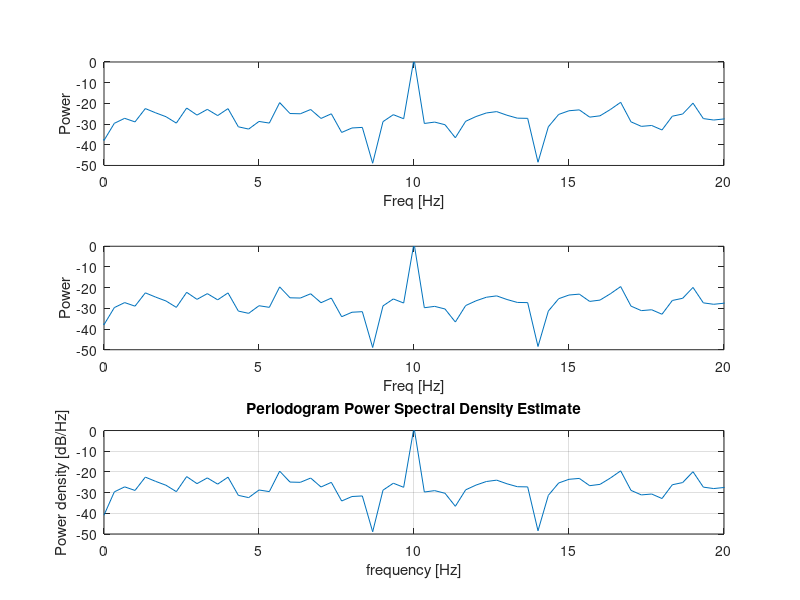
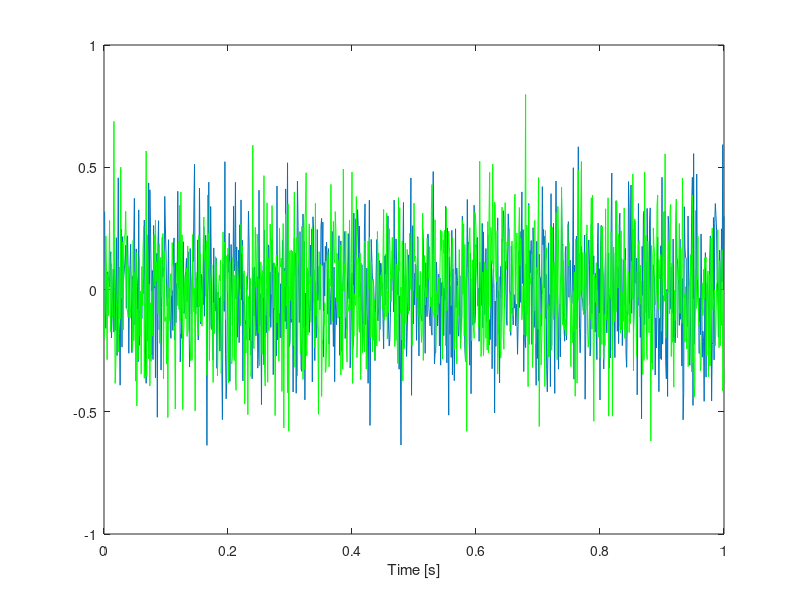

The MATLAB source for these figures, in order: (Note: this script raises an error after producing the figures.)
%%  MA666 - Lab 1 (8):  Correlation and coherence
%   In this lab we will review the power spectrum, develop our own code to
%   compute the coherence and cross correlation, and apply these measures to
%   two cases studies of data.

%%  Preliminaries.
%   Text preceded by a '%' indicates a 'comment'.  This text should appear
%   green on the screen.  I will use comments to explain what we're doing 
%   and to ask you questions.  Also, comments are useful in your own code
%   to note what you've done (so it makes sense when you return to the code
%   in the future).  It's a good habit to *always* comment your code.  I'll
%   try to set a good example, but won't always . . . 

%%  NOTES - Challenge Problems.
%   You'll find 4 challange problems below.  Your task --- answer
%   at least the first three of them.  Present your results to me in whatever format
%   you think is appropriate.  Your solutions should include figures (with axes labeled
%   and captions) and explanatory text.  Also, please include any
%   MATLAB code you write;  remember to include comments in the
%   code.  The comments should be detailed enough that you could share your
%   code with any of your classmates / colleagues.  Watch out for *Extreme*
%   Challenge problems --- they're tricky.

%%  Part 1:  Warm-up, Computing the power spectrum in 3 ways.
%   We discussed in class the discrete Fourier transform and power
%   spectrum.  Let's compute these quantities in three ways.  We'll begin
%   by writing out every step, and conclude using a built-in MATLAB
%   routine.

%   First, create some data.
dt = 0.001;             %The sampling interval.
t = (dt:dt:3);          %Define a time axis.
T = max(t);             %Define max time.
N = length(t);          %Define total # of data indices.
x = sin(2.0*pi*t*10) + randn(1,N);   %Create the data, a simple sinusoid + noise.

%  Now, define the frequencies at which we'll evaluate the Fourier
%  transform.  We consider frequencies between the +/- Nyquist frequency
%  (the sampling frequency divided by two), in steps of 1/T = the frequency
%  resolution,
fj = (-1/dt/2: 1/T :1/dt/2-1/T);

%  For each freq compute the Fourier transform and save in X.
X = zeros(1,length(fj));
for j=1:length(fj)
    X(j) = sum(x .* exp(-2*pi*1i*fj(j)*t));
end

%  Compute the power spectrum.
pow = 2*dt^2/T * X.*conj(X);

%  And plot it on a decibel scale.
subplot(3,1,1)
plot(fj, 10*log10(real(pow)));  axis tight;  xlim([0 20]);  ylim([-50 0])
xlabel('Freq [Hz]');  ylabel('Power')

%  Second, let's compute the Fourier transform using built-in MATLAB
%  routines.  Then, it's one step,
X = fft(x);

%  Create the frequency axis.
df = 1/T;
fNQ = 1/dt/2;
faxis = (-fNQ:df:fNQ-df);

%  Re-compute the power spectrum.
pow = 2*dt^2/T * X.*conj(X);

%  And plot it on a decibel scale.  Note the use of "fftshift".
subplot(3,1,2)
plot(faxis, 10*log10(fftshift(pow)));  axis tight;  xlim([0 20]);  ylim([-50 0])
xlabel('Freq [Hz]');  ylabel('Power')

%  Third, use a built-in MATLAB routine to compute and plot spectrum.
subplot(3,1,3)
periodogram(x, [], N, 1/dt);  xlim([0 20]);  ylim([-50 0])

%  All three measures should give the same result.  Confirm this.

%%  Part 2:  Compute the cross covariance (by hand) and apply to noisy data.
%   First, generate two noisy signals.

dt = 0.001;                     %The sampling interval.
t = (dt:dt:1);                  %Time axis.
x = 0.2*randn(1,length(t));     %Signal x.
y = 0.2*randn(1,length(t));     %Signal y.

%   Plot the two signals to have a look.  Visual inspection is always a
%   good place to start data analysis.

figure(10)
plot(t,x)
hold on
plot(t,y, 'g')
hold off
xlabel('Time [s]')

%   These signals are *not* coupled (right?  They're just noise).  Let's
%   compute the cross covariance.  Can you already guess what values
%   the cross covariance will obtain?  We'll (first) develop our
%   own MATLAB code to compute this measure. We'll do this 'by hand' through
%   the following code available on the course website.
%
%       my_cc_circ_shift.m
%
%   We'll work through this code in lab, and make sure we understand it.
%   To apply the code is simple,

[rxy, lag] = my_cc_circ_shift(x,y);

%   And plot the results.

figure(1);  clf()
plot(lag, rxy)
xlabel('Lags [ms]');  ylabel('Cross Covariance');

%Q (Challenge for LAB):  Modify the 'my_cc_circ_shift.m' code to compute the cross
%correlation, a normalized measure.  Then, 1) Compute the auto-correlation of x and
%plot the results, and 2) Compute the cross correlation between x and y above
%and plot the results.  Finally, 3) Compare these results to the
%built-in MATLAB routine 'xcorr'.  See MATLAB Help to learn more.

%%  Part 3:  Relationship of power spectrum to autocovariance.
%   In class, we showed the relationship between the power spectrum of a
%   signal and its autocovariance.  Namely, they are Fourier transform
%   pairs.  In class we showed that,
%
%        The power spectrum is the FT of the auto-covariance.
%
%   It's also true that,
%
%        The auto-covariance is the inverse FT of the power spectrum.
%
%   We'll show this second statement below for simulated data.  

%  Make a signal.
dt = 0.001;  t = (dt:dt:2);  T = max(t);  N = length(t);
d = sin(2*pi*t*10) + randn(1,length(t));

%  Compute the Fourier transform.
dfft = fft(d);

%  Compute the power spectrum, then take the inverse Fourier transform, and
%  scale by 1/(2 dt).  The result should be the auto-covariance of x.
pow = 2*dt^2/T* conj(dfft).*dfft;
acFFT = 1/(2*dt)*ifft(pow);

%  Rearrange to put negative lags in the correct place.
acFFT = fftshift(acFFT);

%  Compute the autocovariance using our cross-covariance routine.
[ac, lags] = my_cc_circ_shift(d,d);         %Compute covariance.
ac = ac(N/2:end-N/2);                       %Consider lags -N/2 to N/2.
lags = lags(N/2:end-N/2)*dt;                %Consider lags -N/2 to N/2.

%  To compare, plot the results.
clf()
subplot(3,1,1)
plot(t,d);
ylabel('Data');  xlabel('Time [s]')

subplot(3,1,2)
plot(lags, acFFT);
hold on;
plot(lags, ac, 'go');
hold off
ylabel('Covariance');  xlabel('Lags [s]')

subplot(3,1,3)
plot(lags, acFFT - ac)
ylabel('Difference');  xlabel('Lags [s]')

%%  Part 4:  Compute the the squared coherence (by hand) between two signals.
%   In class we developed an expression for the squared coherence.  We will
%   now write code to compute the squared coherence.  We'll work through
%   the following code in lab, and make sure we understand it.

%   Define two signals.  Can you guess their coherence?
dt = 0.001;  t = (dt:dt:1);  N = length(t);  T = max(t);
x = randn(1,N);                         %Signal x, random noise.
y = randn(1,N);                         %Signal y, random noise.

%   Define the frequency axis.
df = 1/T;
fNQ = 1/dt/2;
faxis = (-fNQ:df:fNQ-df);

%  Compute the Fourier transform of x.
Xd = fft(x);

%  Compute the Fourier transform of y.
Yd = fft(y);

%  Compute the auto and cross spectra, and organize frequencies.
Sxx = 2*dt/N*(Xd.*conj(Xd));  Sxx = fftshift(Sxx);
Syy = 2*dt/N*(Yd.*conj(Yd));  Syy = fftshift(Syy);
Sxy = 2*dt/N*(Xd.*conj(Yd));  Sxy = fftshift(Sxy);

%  Compute the squared coherence.
cohr = Sxy.*conj(Sxy) ./ (Sxx.*Syy);

%  Plot the results.
subplot(5,1,1)
plot(t,x)
hold on
plot(t,y, 'g')
hold off
xlabel('Time [s]');  ylabel('Data')

subplot(5,1,2)
plot(faxis, Sxx);  ylabel('Abs(Sxx)^2');  xlim([-50,50])
subplot(5,1,3)
plot(faxis, Syy);  ylabel('Abs(Syy)^2');  xlim([-50,50])
subplot(5,1,4)
plot(faxis, Sxy.*conj(Sxy));  ylabel('Abs(Sxy)^2');  xlim([-50,50])
subplot(5,1,5)
plot(faxis, cohr)
xlabel('Freq [Hz]'); ylabel('Squared Coherence'); xlim([-50,50]); ylim([-0.1,1.1])

% Hmm . . . something odd happening here?

%%  CHALLENGES

%Q (Challenge #1).  Update the coherence measure to include multiple trials.
%Consider the following simulated data,
%
%    K=100; dt=0.001; t=(dt:dt:1); N=length(t);
%    x = zeros(K,N);
%    y = zeros(K,N);
% 
%    for k=1:K
%      x(k,:) = randn(1,length(t));
%      y(k,:) = randn(1,length(t));
%    end
%
%Notice that in this case there are 100 trials, each of length 1s (here dt=1ms).
%In this case the data is random in each trial.  So we expect the ensemble averaged
%coherence to be zero.  i) Update the code above to compute the ensemble
%averaged coherence for these pure-noise data.  ii)  Repeat your coherence
%analysis for the following simulated data consisting of two sinusoids with
%constant phase shift and added noise,
%
%    K=100; dt=0.001; t=(dt:dt:1); N=length(t);
%    x = zeros(K,N);  f1 = 10;
%    y = zeros(K,N);  f2 = 10;
% 
%    for k=1:K
%      x(k,:) = sin(2.0*pi*t*f1 + 0.3*pi) + 0.1*randn(1,length(t));
%      y(k,:) = cos(2.0*pi*t*f1) + 0.1*randn(1,length(t));
%    end

%Q (Challenge #2).  Case Study 1.  Download the data 'Case_Study_1.mat'
%from the course website.  You'll find the file contains three variables,
%
%  x = observation of time series x [ntrials, time].
%  y = observation of time series y [ntrials, time].
%  dt = sampling interval in [s].
%
%Both x and y are observed simultaneously for 100 trials, each trial lasting 1s.
%The sampling interval dt = 0.001s.  Use the tools developed in this lab
%to analyze these data.  Please compute, i) the power spectra of x and y, 
%ii) the cross correlation between x and y, and iii) the coherence between
%x and y.  For (i) and (ii), compute the power spectra and cross
%correlation for each trial, and average the results over all trials.

%Q (Challenge #3).  Case Study 2.  Download the data 'Case_Study_2.mat'
%from the course website.  You'll find the file contains three variables,
%
%  x = observation of time series x [ntrials, time].
%  y = observation of time series y [ntrials, time].
%  dt = sampling interval in [s].
%
%Both x and y are observed simultaneuously for 100 trials, each trial lasting 1s.
%The sampling interval dt = 0.001s.  Use the tools developed in this lab
%to analyze these data.  Please compute, i) the power spectra of x and y, 
%ii) the cross correlation between x and y, and iii) the coherence between
%x and y.  For (i) and (ii), compute the power spectra and cross
%correlation for each trial, and average the results over all trials.

%Q (Challenge #4).
%   Visit the Blackboard website for this course and download the file
%   "Coherence_and_Correlation_Notes_ECoG.pdf" from the Course Documents section.
%   Work through this document by downloading the specified data set
%   and executing the MATLAB code.  Notify me of any typos, suggestions,
%   ideas, etc.  I'm interested to know anything you like or dislike.  What
%   makes sense?  What doesn't make sense?

%Q (Challenge #5).  i) Examine the MATLAB function 'mscohere' and use it to
%compute the coherence between simulated data. ii) Examine the function
%'coherencyc' in the Chronux Toolbox found here,
%
%    http://www.chronux.org/
%
%and use the function to compute the coherence between *single trial* simulated
%noisy data.